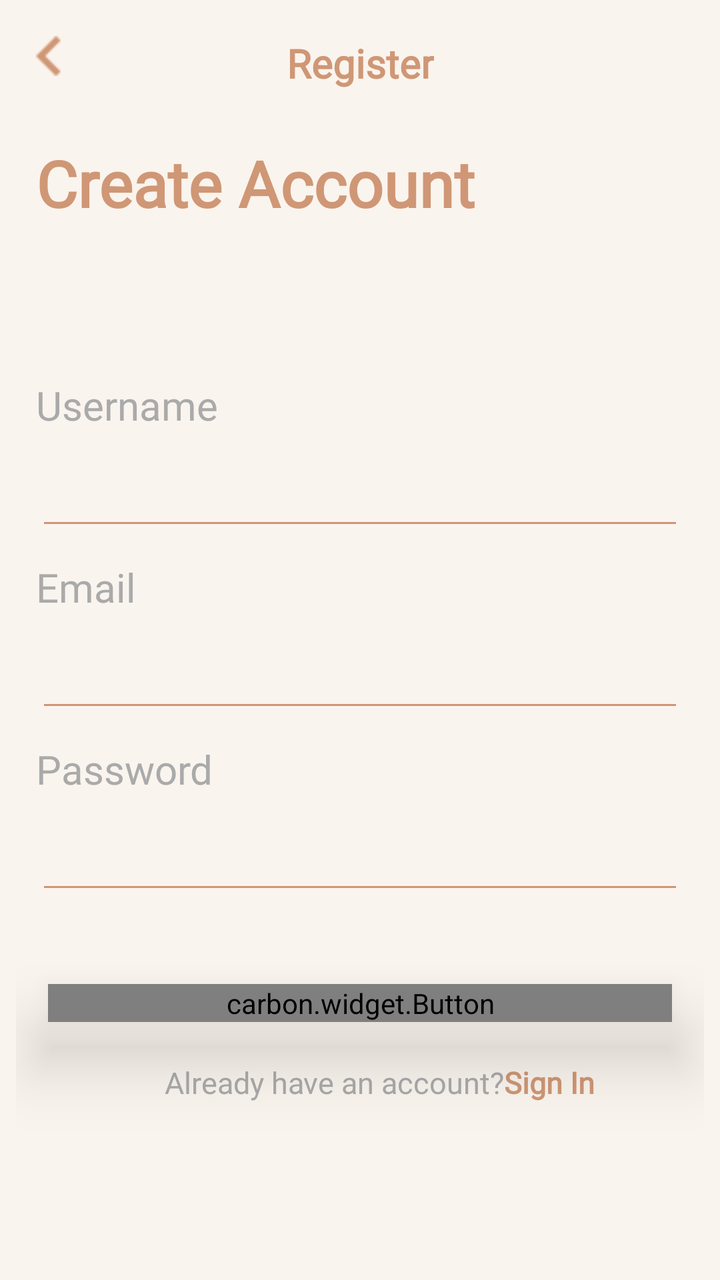
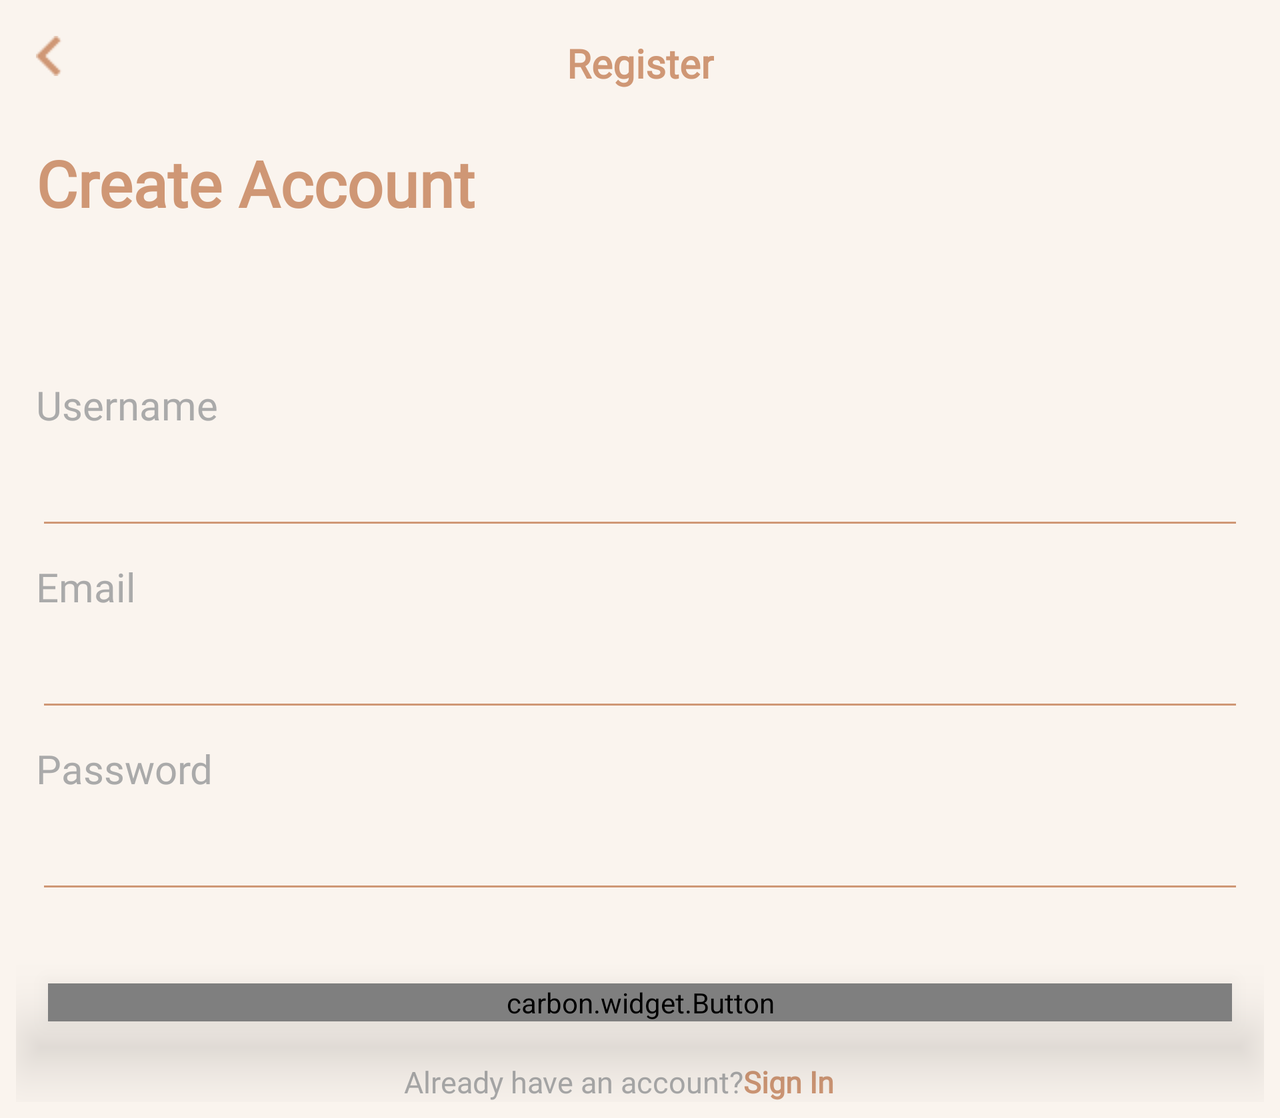

Two renders of one Android screen. The first uses the default layout on a phone; the second uses the alternative layout the repository ships for a different screen configuration, on a matching device. The two XML files are below.
<!-- AndroidManifest.xml: application theme Theme.BanquMisrGraduation -->
<!-- res/layout/fragment_register.xml -->
<?xml version="1.0" encoding="utf-8"?>
<layout xmlns:android="http://schemas.android.com/apk/res/android"
    xmlns:app="http://schemas.android.com/apk/res-auto"
    xmlns:tools="http://schemas.android.com/tools">

    <data>

    </data>

    <androidx.constraintlayout.widget.ConstraintLayout
        android:layout_width="match_parent"
        android:layout_height="match_parent"
        android:background="#faf4ee"
        android:padding="8dp"
        tools:context=".presentation.ui.fragments.RegisterFragment">

        <ProgressBar
            android:id="@+id/progressBar"
            android:visibility="invisible"
            android:layout_width="wrap_content"
            android:layout_height="wrap_content"
            app:layout_constraintBottom_toBottomOf="parent"
            app:layout_constraintEnd_toEndOf="parent"
            app:layout_constraintStart_toStartOf="parent"
            app:layout_constraintTop_toTopOf="parent" />

        <TextView
            android:id="@+id/tv_register"
            android:layout_width="wrap_content"
            android:layout_height="0dp"
            android:layout_marginTop="10dp"
            android:gravity="center_horizontal"
            android:text="Register"
            android:textColor="#cf9775"
            android:textSize="20sp"
            android:textStyle="bold"
            app:layout_constraintEnd_toEndOf="parent"
            app:layout_constraintStart_toStartOf="parent"
            app:layout_constraintTop_toTopOf="parent" />

        <ImageButton
            android:id="@+id/btn_back_to_login"
            android:layout_width="wrap_content"
            android:layout_height="wrap_content"
            android:layout_margin="10dp"
            android:background="@android:color/transparent"
            android:src="@drawable/back2"
            app:layout_constraintStart_toStartOf="parent"
            app:layout_constraintTop_toTopOf="parent" />

        <TextView
            android:id="@+id/tv_create_account"
            android:layout_width="wrap_content"
            android:layout_height="0dp"
            android:layout_marginStart="10dp"
            android:layout_marginTop="25dp"
            android:gravity="center"
            android:text="Create Account"
            android:textColor="#cf9775"
            android:textSize="32sp"
            android:textStyle="bold"
            app:layout_constraintStart_toStartOf="parent"
            app:layout_constraintTop_toBottomOf="@id/tv_register" />


        <TextView
            android:id="@+id/label_username"
            android:layout_width="wrap_content"
            android:layout_height="wrap_content"
            android:layout_marginTop="76dp"
            android:text="Username"
            android:textColor="@android:color/darker_gray"
            android:textSize="20sp"
            app:layout_constraintStart_toStartOf="@+id/tv_create_account"
            app:layout_constraintTop_toBottomOf="@+id/tv_create_account" />

        <EditText
            android:id="@+id/et_username"
            android:layout_width="match_parent"
            android:layout_height="wrap_content"
            android:layout_marginStart="10dp"
            android:layout_marginTop="10dp"
            android:layout_marginEnd="10dp"
            android:backgroundTint="#CF9775"
            android:ems="1"
            android:textSize="20sp"
            app:layout_constraintBottom_toTopOf="@id/label_email"
            app:layout_constraintStart_toStartOf="parent"
            app:layout_constraintTop_toBottomOf="@id/label_username" />

        <TextView
            android:id="@+id/label_email"
            android:layout_width="wrap_content"
            android:layout_height="wrap_content"
            android:layout_marginStart="10dp"
            android:layout_marginTop="10dp"
            android:text="Email"
            android:textColor="@android:color/darker_gray"
            android:textSize="20sp"
            app:layout_constraintBottom_toTopOf="@id/et_email"
            app:layout_constraintStart_toStartOf="parent"
            app:layout_constraintTop_toBottomOf="@id/et_username" />

        <EditText
            android:id="@+id/et_email"
            android:layout_width="match_parent"
            android:layout_height="wrap_content"
            android:layout_marginStart="10dp"
            android:layout_marginTop="10dp"
            android:layout_marginEnd="10dp"
            android:backgroundTint="#CF9775"
            android:ems="1"
            android:inputType="textEmailAddress"
            android:textSize="20sp"
            app:layout_constraintBottom_toTopOf="@id/label_password"
            app:layout_constraintStart_toStartOf="parent"
            app:layout_constraintTop_toBottomOf="@id/label_email" />

        <TextView
            android:id="@+id/label_password"
            android:layout_width="wrap_content"
            android:layout_height="wrap_content"
            android:layout_marginStart="10dp"
            android:layout_marginTop="10dp"
            android:text="Password"
            android:textColor="@android:color/darker_gray"
            android:textSize="20sp"
            app:layout_constraintBottom_toTopOf="@id/et_password"
            app:layout_constraintStart_toStartOf="parent"
            app:layout_constraintTop_toBottomOf="@id/et_email" />


        <EditText
            android:id="@+id/et_password"
            android:layout_width="match_parent"
            android:layout_height="wrap_content"
            android:layout_marginStart="10dp"
            android:layout_marginTop="10dp"
            android:layout_marginEnd="10dp"
            android:backgroundTint="#CF9775"
            android:ems="1"
            android:inputType="textPassword"
            android:textSize="20sp"
            app:layout_constraintStart_toStartOf="parent"
            app:layout_constraintTop_toBottomOf="@id/label_password" />

        <carbon.widget.Button
            android:id="@+id/btn_register"
            android:layout_width="match_parent"
            android:layout_height="wrap_content"
            android:layout_marginStart="16dp"
            android:layout_marginTop="40dp"
            android:layout_marginEnd="16dp"
            android:background="#cf9775"
            android:elevation="20dp"
            android:stateListAnimator="@null"
            android:text="Register"
            android:textColor="@color/white"
            app:carbon_cornerRadius="20dp"
            app:carbon_elevationShadowColor="#C85712"
            app:layout_constraintEnd_toEndOf="parent"
            app:layout_constraintTop_toBottomOf="@id/et_password" />

        <TextView
            android:id="@+id/tv_have_account"
            android:layout_width="wrap_content"
            android:layout_height="0dp"
            android:layout_marginTop="20dp"
            android:gravity="center"
            android:text="Already have an account?"
            android:textColor="@android:color/darker_gray"
            android:textSize="15sp"
            app:layout_constraintEnd_toEndOf="parent"
            app:layout_constraintHorizontal_bias="0.427"
            app:layout_constraintStart_toStartOf="parent"
            app:layout_constraintTop_toBottomOf="@id/btn_register" />

        <TextView
            android:id="@+id/tv_sign_in"
            android:layout_width="wrap_content"
            android:layout_height="0dp"
            android:text="Sign In"
            android:textColor="#CF9775"
            android:textSize="15sp"
            android:textStyle="bold"
            app:layout_constraintEnd_toEndOf="parent"
            app:layout_constraintHorizontal_bias="0.0"
            app:layout_constraintStart_toEndOf="@id/tv_have_account"
            app:layout_constraintTop_toTopOf="@id/tv_have_account" />

    </androidx.constraintlayout.widget.ConstraintLayout>
</layout>
<!-- resources referenced by this layout -->
<resources>
  <color name="white">#FFFFFFFF</color>
  
  
  
      //onboarding colors
  <!-- drawable back2: png bitmap (drawable-v24, 312 bytes) -->
  <style name="Theme.BanquMisrGraduation" parent="Theme.MaterialComponents.DayNight.NoActionBar">
          
          <item name="colorPrimary">#faf4ee</item>
          <item name="colorPrimaryVariant">#faf4ee</item>
          <item name="colorOnPrimary">#faf4ee</item>
          <item name="badgeStyle">@style/CustomBadge</item>
          
          <item name="colorSecondary">#cf9775</item>
          <item name="fontFamily">@font/sen</item>
          <item name="colorSecondaryVariant">@color/teal_700</item>
          <item name="colorOnSecondary">@color/black</item>
          
          <item name="android:statusBarColor" tools:targetApi="l">?attr/colorPrimaryVariant</item>
          <item name="android:windowLightStatusBar" tools:targetApi="m">true</item>
          
      </style>
  <style name="CustomBadge" parent="@style/Widget.MaterialComponents.Badge">
          <item name="backgroundColor">#cf9775</item>
      </style>
  <color name="teal_700">#FF018786</color>
  <color name="black">#FF000000</color>
</resources>
<!-- res/layout-land/fragment_register.xml (the repository's variant of the layout above) -->
<!-- drawn on the phone turned sideways -->
<?xml version="1.0" encoding="utf-8"?>
<layout xmlns:android="http://schemas.android.com/apk/res/android"
    xmlns:app="http://schemas.android.com/apk/res-auto"
    xmlns:tools="http://schemas.android.com/tools">

    <data>

    </data>

    <ScrollView
        android:layout_width="match_parent"
        android:layout_height="match_parent">



    <androidx.constraintlayout.widget.ConstraintLayout
        android:layout_width="match_parent"
        android:layout_height="match_parent"
        android:background="#faf4ee"
        android:padding="8dp"
        tools:context=".presentation.ui.fragments.RegisterFragment">

        <ProgressBar
            android:id="@+id/progressBar"
            android:visibility="invisible"
            android:layout_width="wrap_content"
            android:layout_height="wrap_content"
            app:layout_constraintBottom_toBottomOf="parent"
            app:layout_constraintEnd_toEndOf="parent"
            app:layout_constraintStart_toStartOf="parent"
            app:layout_constraintTop_toTopOf="parent" />

        <TextView
            android:id="@+id/tv_register"
            android:layout_width="wrap_content"
            android:layout_height="0dp"
            android:layout_marginTop="10dp"
            android:gravity="center_horizontal"
            android:text="Register"
            android:textColor="#cf9775"
            android:textSize="20sp"
            android:textStyle="bold"
            app:layout_constraintEnd_toEndOf="parent"
            app:layout_constraintStart_toStartOf="parent"
            app:layout_constraintTop_toTopOf="parent" />

        <ImageButton
            android:id="@+id/btn_back_to_login"
            android:layout_width="wrap_content"
            android:layout_height="wrap_content"
            android:layout_margin="10dp"
            android:background="@android:color/transparent"
            android:src="@drawable/back2"
            app:layout_constraintStart_toStartOf="parent"
            app:layout_constraintTop_toTopOf="parent" />

        <TextView
            android:id="@+id/tv_create_account"
            android:layout_width="wrap_content"
            android:layout_height="0dp"
            android:layout_marginStart="10dp"
            android:layout_marginTop="25dp"
            android:gravity="center"
            android:text="Create Account"
            android:textColor="#cf9775"
            android:textSize="32sp"
            android:textStyle="bold"
            app:layout_constraintStart_toStartOf="parent"
            app:layout_constraintTop_toBottomOf="@id/tv_register" />


        <TextView
            android:id="@+id/label_username"
            android:layout_width="wrap_content"
            android:layout_height="wrap_content"
            android:layout_marginTop="76dp"
            android:text="Username"
            android:textColor="@android:color/darker_gray"
            android:textSize="20sp"
            app:layout_constraintStart_toStartOf="@+id/tv_create_account"
            app:layout_constraintTop_toBottomOf="@+id/tv_create_account" />

        <EditText
            android:id="@+id/et_username"
            android:layout_width="match_parent"
            android:layout_height="wrap_content"
            android:layout_marginStart="10dp"
            android:layout_marginTop="10dp"
            android:layout_marginEnd="10dp"
            android:backgroundTint="#CF9775"
            android:ems="1"
            android:textSize="20sp"
            app:layout_constraintBottom_toTopOf="@id/label_email"
            app:layout_constraintStart_toStartOf="parent"
            app:layout_constraintTop_toBottomOf="@id/label_username" />

        <TextView
            android:id="@+id/label_email"
            android:layout_width="wrap_content"
            android:layout_height="wrap_content"
            android:layout_marginStart="10dp"
            android:layout_marginTop="10dp"
            android:text="Email"
            android:textColor="@android:color/darker_gray"
            android:textSize="20sp"
            app:layout_constraintBottom_toTopOf="@id/et_email"
            app:layout_constraintStart_toStartOf="parent"
            app:layout_constraintTop_toBottomOf="@id/et_username" />

        <EditText
            android:id="@+id/et_email"
            android:layout_width="match_parent"
            android:layout_height="wrap_content"
            android:layout_marginStart="10dp"
            android:layout_marginTop="10dp"
            android:layout_marginEnd="10dp"
            android:backgroundTint="#CF9775"
            android:ems="1"
            android:inputType="textEmailAddress"
            android:textSize="20sp"
            app:layout_constraintBottom_toTopOf="@id/label_password"
            app:layout_constraintStart_toStartOf="parent"
            app:layout_constraintTop_toBottomOf="@id/label_email" />

        <TextView
            android:id="@+id/label_password"
            android:layout_width="wrap_content"
            android:layout_height="wrap_content"
            android:layout_marginStart="10dp"
            android:layout_marginTop="10dp"
            android:text="Password"
            android:textColor="@android:color/darker_gray"
            android:textSize="20sp"
            app:layout_constraintBottom_toTopOf="@id/et_password"
            app:layout_constraintStart_toStartOf="parent"
            app:layout_constraintTop_toBottomOf="@id/et_email" />


        <EditText
            android:id="@+id/et_password"
            android:layout_width="match_parent"
            android:layout_height="wrap_content"
            android:layout_marginStart="10dp"
            android:layout_marginTop="10dp"
            android:layout_marginEnd="10dp"
            android:backgroundTint="#CF9775"
            android:ems="1"
            android:inputType="textPassword"
            android:textSize="20sp"
            app:layout_constraintStart_toStartOf="parent"
            app:layout_constraintTop_toBottomOf="@id/label_password" />

        <carbon.widget.Button
            android:id="@+id/btn_register"
            android:layout_width="match_parent"
            android:layout_height="wrap_content"
            android:layout_marginStart="16dp"
            android:layout_marginTop="40dp"
            android:layout_marginEnd="16dp"
            android:background="#cf9775"
            android:elevation="20dp"
            android:stateListAnimator="@null"
            android:text="Register"
            android:textColor="@color/white"
            app:carbon_cornerRadius="20dp"
            app:carbon_elevationShadowColor="#C85712"
            app:layout_constraintEnd_toEndOf="parent"
            app:layout_constraintTop_toBottomOf="@id/et_password" />

        <TextView
            android:id="@+id/tv_have_account"
            android:layout_width="wrap_content"
            android:layout_height="0dp"
            android:layout_marginTop="20dp"
            android:gravity="center"
            android:text="Already have an account?"
            android:textColor="@android:color/darker_gray"
            android:textSize="15sp"
            app:layout_constraintEnd_toEndOf="parent"
            app:layout_constraintHorizontal_bias="0.427"
            app:layout_constraintStart_toStartOf="parent"
            app:layout_constraintTop_toBottomOf="@id/btn_register" />

        <TextView
            android:id="@+id/tv_sign_in"
            android:layout_width="wrap_content"
            android:layout_height="0dp"
            android:text="Sign In"
            android:textColor="#CF9775"
            android:textSize="15sp"
            android:textStyle="bold"
            app:layout_constraintEnd_toEndOf="parent"
            app:layout_constraintHorizontal_bias="0.0"
            app:layout_constraintStart_toEndOf="@id/tv_have_account"
            app:layout_constraintTop_toTopOf="@id/tv_have_account" />

    </androidx.constraintlayout.widget.ConstraintLayout>
    </ScrollView>
</layout>
